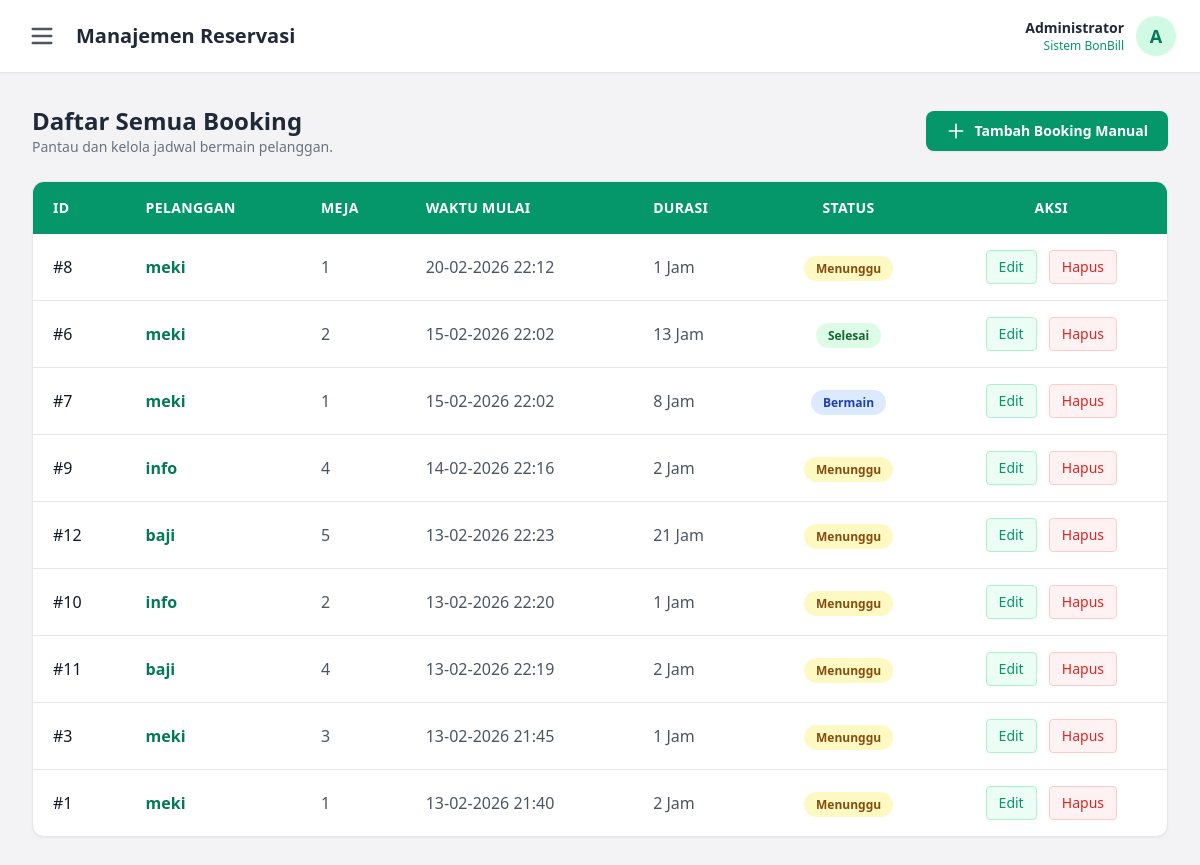
The page /admin/dashboard (signed in) on the database its author committed.
### tables this page shows
CREATE TABLE bookings (
    id INTEGER PRIMARY KEY AUTOINCREMENT,
    user_id INTEGER NOT NULL,
    table_number INTEGER NOT NULL,
    start_time DATETIME NOT NULL,
    duration INTEGER NOT NULL,
    status TEXT DEFAULT 'Menunggu',
    created_at TIMESTAMP DEFAULT CURRENT_TIMESTAMP,
    FOREIGN KEY (user_id) REFERENCES users(id) ON DELETE CASCADE
);

CREATE TABLE users (
    id INTEGER PRIMARY KEY AUTOINCREMENT,
    username TEXT UNIQUE NOT NULL,
    password TEXT NOT NULL,
    role TEXT DEFAULT 'user',
    created_at TIMESTAMP DEFAULT CURRENT_TIMESTAMP
);

### app.py (the view)
@app.route('/admin/dashboard')
@login_required
@admin_required
def dashboard_admin():
    conn = get_db_connection()
    bookings = conn.execute("""
        SELECT b.*, u.username
        FROM bookings b
        JOIN users u ON b.user_id = u.id
        ORDER BY b.start_time DESC
    """).fetchall()
    conn.close()
    return render_template('dashboard_admin.html', bookings=bookings)

### app.py (called while the page is built)
def get_db_connection():
    basedir = os.path.abspath(os.path.dirname(__file__))
    conn = sqlite3.connect(os.path.join(basedir, 'bonbill.db'))
    conn.row_factory = sqlite3.Row
    return conn

def login_required(f):
    @wraps(f)
    def decorated_function(*args, **kwargs):
        if 'user_id' not in session:
            return redirect(url_for('login'))
        return f(*args, **kwargs)
    return decorated_function

def admin_required(f):
    @wraps(f)
    def decorated_function(*args, **kwargs):
        if 'role' not in session or session['role'] != 'admin':
            return "Akses Ditolak: Khusus Admin!", 403
        return f(*args, **kwargs)
    return decorated_function

@app.template_filter('format_datetime')
def format_datetime(value, format="%d-%m-%Y %H:%M"):
    if value is None:
        return ""
    if isinstance(value, str):
        try:
            value = datetime.strptime(value, '%Y-%m-%d %H:%M:%S')
        except ValueError:
            return value
    return value.strftime(format)

### templates/dashboard_admin.html (shortened to what this page needs)
{% extends "base_admin.html" %}
{% block header_title %}Manajemen Reservasi{% endblock %}
{% block content %}
<div class="max-w-6xl mx-auto">
    <div class="flex flex-col sm:flex-row justify-between items-start sm:items-center mb-6 gap-4">
        <div>
            <h2 class="text-2xl font-bold text-gray-800">Daftar Semua Booking</h2>
            <p class="text-gray-500 text-sm">Pantau dan kelola jadwal bermain pelanggan.</p>
        </div>
        <a href="/admin/add_booking" class="bg-emerald-600 hover:bg-emerald-700 text-white font-semibold py-2.5 px-5 rounded-lg shadow-sm transition-colors flex items-center gap-2 text-sm">
            <svg class="w-5 h-5" fill="none" stroke="currentColor" viewBox="0 0 24 24"><path stroke-linecap="round" stroke-linejoin="round" stroke-width="2" d="M12 4v16m8-8H4"></path></svg>
            Tambah Booking Manual
        </a>
    </div>
    <div class="bg-white rounded-xl shadow-sm border border-gray-200 overflow-hidden">
        <div class="overflow-x-auto">
            <table class="w-full text-left border-collapse whitespace-nowrap">
                <thead>
                    <tr class="bg-emerald-600 text-white text-sm uppercase tracking-wide">
                        <th class="px-5 py-4">ID</th>
                        <th class="px-5 py-4">Pelanggan</th>
                        <th class="px-5 py-4">Meja</th>
                        <th class="px-5 py-4">Waktu Mulai</th>
                        <th class="px-5 py-4">Durasi</th>
                        <th class="px-5 py-4 text-center">Status</th>
                        <th class="px-5 py-4 text-center">Aksi</th>
                    </tr>
                </thead>
                <tbody class="divide-y divide-gray-200">
                    {% for b in bookings %}
                    <tr class="hover:bg-gray-50 transition-colors">
                        <td class="px-5 py-4 font-medium text-gray-900">#{{ b.id }}</td>
                        <td class="px-5 py-4 font-semibold text-emerald-700">{{ b.username }}</td>
                        <td class="px-5 py-4 text-gray-600">{{ b.table_number }}</td>
                        <td class="px-5 py-4 text-gray-600">{{ b.start_time | format_datetime }}</td>
                        <td class="px-5 py-4 text-gray-600">{{ b.duration }} Jam</td>
                        <td class="px-5 py-4 text-center">
                            <span class="px-3 py-1 text-xs font-semibold rounded-full
                                {% if b.status == 'Selesai' %} bg-green-100 text-green-800
                                {% elif b.status == 'Batal' %} bg-red-100 text-red-800
                                {% elif b.status == 'Bermain' %} bg-blue-100 text-blue-800
                                {% else %} bg-yellow-100 text-yellow-800 {% endif %}">
                                {{ b.status }}
                            </span>
                        </td>
                        <td class="px-5 py-4 text-center space-x-2">
                            <a href="/admin/edit_booking/{{ b.id }}" class="inline-block bg-emerald-50 text-emerald-600 hover:bg-emerald-100 px-3 py-1.5 rounded text-sm font-medium transition-colors border border-emerald-200">
                                Edit
                            </a>
                            <a href="/admin/delete/{{ b.id }}" onclick="return confirm('Yakin ingin menghapus riwayat ini permanen?');" class="inline-block bg-red-50 text-red-600 hover:bg-red-100 px-3 py-1.5 rounded text-sm font-medium transition-colors border border-red-200">
                                Hapus
                            </a>
                        </td>
                    </tr>
                    {% else %}
                    <tr>
                        <td colspan="7" class="px-6 py-8 text-center text-gray-500 italic">
                            Belum ada data reservasi.
                        </td>
                    </tr>
                    {% endfor %}
                </tbody>
            </table>
        </div>
    </div>
</div>
{% endblock %}

### templates/base_admin.html (shortened to what this page needs)
<!DOCTYPE html>
<html lang="id">
<head>
    <script src="https://cdn.tailwindcss.com"></script>
</head>
<body class="bg-gray-100 text-gray-800 font-sans overflow-hidden">
    <div class="flex h-screen w-full relative">
        <div class="flex-1 flex flex-col min-w-0 z-10 w-full h-full">
            <header class="bg-white shadow-sm border-b px-6 py-4 flex items-center justify-between">
                <div class="flex items-center gap-4">
                    <button id="sidebarToggle" class="text-gray-600 hover:text-emerald-600 focus:outline-none transition-colors p-1">
                        <svg class="w-7 h-7" fill="none" stroke="currentColor" viewBox="0 0 24 24"><path stroke-linecap="round" stroke-linejoin="round" stroke-width="2" d="M4 6h16M4 12h16M4 18h16"></path></svg>
                    </button>
                    <h1 class="text-xl font-bold text-gray-800 hidden sm:block">{% block header_title %}Admin Dashboard{% endblock %}</h1>
                </div>
                <div class="flex items-center gap-3">
                    <div class="hidden sm:block text-right">
                        <p class="text-sm font-bold text-gray-800">Administrator</p>
                        <p class="text-xs text-emerald-600">Sistem BonBill</p>
                    </div>
                    <div class="w-10 h-10 bg-emerald-100 rounded-full flex items-center justify-center text-emerald-700 font-bold text-lg">
                        A
                    </div>
                </div>
            </header>
            <main class="flex-1 overflow-y-auto p-6 md:p-8 bg-gray-100/50">
                {% block content %}{% endblock %}
            </main>
        </div>
    </div>
</body>
</html>

### rows shown on the page
bookings: id "8", username "meki", table_number "1", start_time "20-02-2026 22:12", duration "1", status "Menunggu"
bookings: id "6", username "meki", table_number "2", start_time "15-02-2026 22:02", duration "13", status "Selesai"
bookings: id "7", username "meki", table_number "1", start_time "15-02-2026 22:02", duration "8", status "Bermain"
bookings: id "9", username "info", table_number "4", start_time "14-02-2026 22:16", duration "2", status "Menunggu"
bookings: id "12", username "baji", table_number "5", start_time "13-02-2026 22:23", duration "21", status "Menunggu"
bookings: id "10", username "info", table_number "2", start_time "13-02-2026 22:20", duration "1", status "Menunggu"
bookings: id "11", username "baji", table_number "4", start_time "13-02-2026 22:19", duration "2", status "Menunggu"
bookings: id "3", username "meki", table_number "3", start_time "13-02-2026 21:45", duration "1", status "Menunggu"
bookings: id "1", username "meki", table_number "1", start_time "13-02-2026 21:40", duration "2", status "Menunggu"
